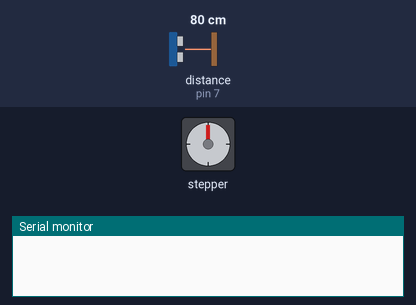
This sketch was run on a simulated Arduino Uno, built with avr-gcc and run on an emulated ATmega328P. On the bench: stepper motor, the last lines printed to the serial monitor. Wiring (inferred from the names in the program): ultrasonic range finder: trigger pin 6; echo pin 7. The test bench sets the inputs (shaded band); at power-on: distance to the obstacle (sensor on pin 7) 80 cm. The echo pulse lasts 58.3 µs per cm; stepper angles assume 2048 steps per turn.

Above: at 1.2 s.
1.3 s: distance to the obstacle (sensor on pin 7) set to 13 cm
2.8 s: distance to the obstacle (sensor on pin 7) set to 9 cm
At 5.5 s:
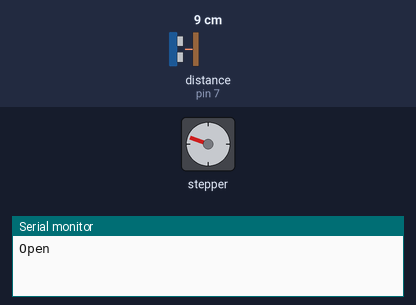
5.8 s: distance to the obstacle (sensor on pin 7) set to 18 cm
At 8.28 s:
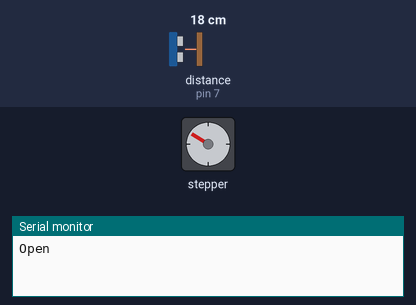
11.2 s: distance to the obstacle (sensor on pin 7) set to 2 cm
At 11.67 s:
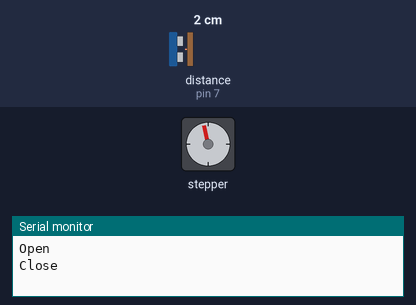
14.2 s: distance to the obstacle (sensor on pin 7) set to 35 cm
At 17.31 s:
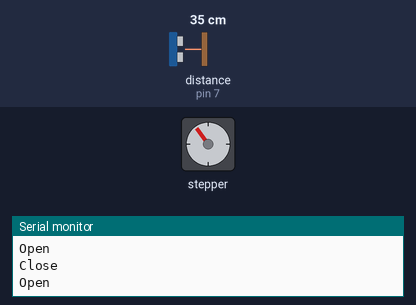
Timing chart, 0 to 18.2 s (numbered marks = the images above; inputs shaded):
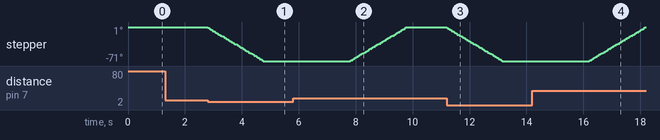

The sketch:

SmartBin.ino
```cpp
#define TP 6
#define EP 7
#include <Stepper.h>
bool open;
const int stepsPerRevolution = 2048;

Stepper myStepper(stepsPerRevolution, 8, 9, 10, 11);

unsigned long currentTime,previousTime,delayTime=5000;

int distance()
{
  digitalWrite(TP, LOW);
  delayMicroseconds(2);
  digitalWrite(TP, HIGH);
  delayMicroseconds(10);
  digitalWrite(TP, LOW);
  long duration = pulseIn(EP, HIGH);
  int   distance = duration * 0.034 / 2;
  //Serial.print("Distance: ");
  //Serial.println(distance);
  return distance;
}
void setup() {
  // put your setup code here, to run once:
  myStepper.setSpeed(6);
  pinMode(TP,OUTPUT);
  pinMode(EP,INPUT);
  Serial.begin(9600);
}

void loop() {
  // put your main code here, to run repeatedly:
  currentTime=millis();
  int D=distance();
  if(D!=0)
  {
  if(D<=10&&!open)
  {
    open=true;
    myStepper.step(-400);
    Serial.println("Open");
    previousTime=currentTime;
  }
  else if(D>10&&currentTime-previousTime>=delayTime&&open)
  {
    open=false;
    myStepper.step(400);
    Serial.println("Close");
  }
  }
  delay(10);
}
```

Measured:
- the behaviour switches between 12 and 11 cm on distance to the obstacle (sensor on pin 7) (found by bisection; images 0 and 1)
- after the input at 1.3 s, every drawn part: stays the same
- after the input at 2.8 s, stepper: turns 71° counter-clockwise in 1.9 s, starting at once
- after the input at 5.8 s, stepper: turns 71° clockwise in 1.9 s, starting after 2.0 s
- after the input at 11.2 s, stepper: turns 71° counter-clockwise in 1.9 s, starting at once
- after the input at 14.2 s, stepper: keeps turning clockwise at about 36°/s, starting after 2.0 s
